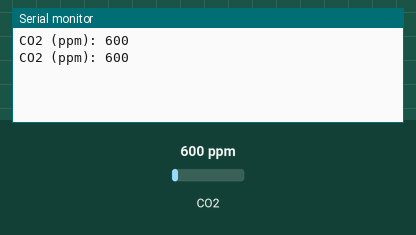
Simulated run of this sketch. Board: Arduino Uno, built with avr-gcc and run on an emulated ATmega328P. Shown: the last lines printed to the serial monitor. The inputs (shaded band) are chosen by the test bench; at power-on: CO2 600 ppm.

Above: at 2.8 s.
2.9 s: CO2 set to 452 ppm
At 5.2 s:
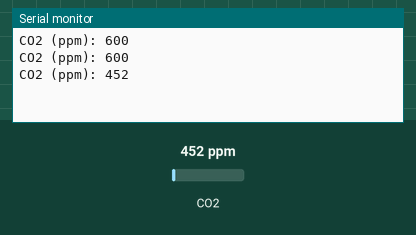
5.6 s: CO2 set to 1050 ppm
At 6.7 s:
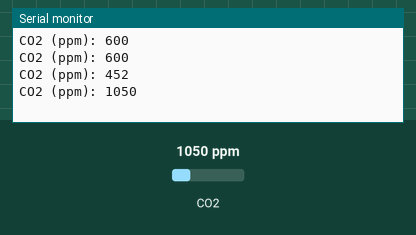
Timing chart, 0 to 8.6 s (numbered marks = the images above; inputs shaded):
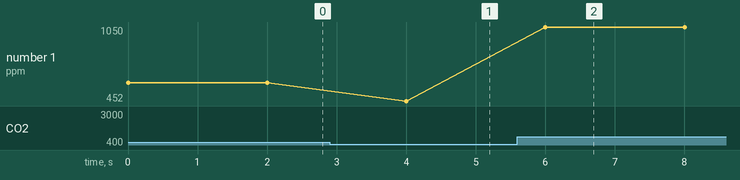

The sketch:

SCD30.ino
```cpp
#include <Wire.h>
#include "SparkFun_SCD30_Arduino_Library.h"

SCD30 airSensor;

void setup() {
  Serial.begin(9600);
  Wire.begin();

  if (airSensor.begin() == false) {
    Serial.println("Air sensor not detected. Please check wiring. Freezing...");
    while (1);
  }
}

void loop() {
  if (airSensor.dataAvailable()) {
    Serial.print("CO2 (ppm): ");
    Serial.print(airSensor.getCO2());
    Serial.println();
  } else {
    Serial.println("Waiting for new data...");
  }

  delay(2000); // Wait 2 seconds between readings
}
```

Measured:
- after the input at 2.9 s, the serial monitor: prints a new line after 1.1 s (image 1)
- after the input at 5.6 s, the serial monitor: prints a new line after 0.40 s (image 2)
- plotted number 1: 600 → 452 after the input at 2.9 s, 452 → 1050 after the input at 5.6 s
